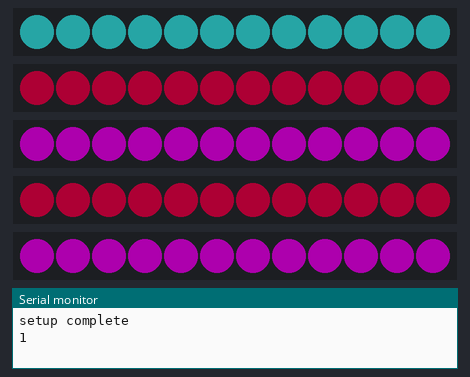
Recording of a sketch running on a simulated Arduino Uno, built with avr-gcc and run on an emulated ATmega328P. Shown: 5 × 12 RGB LEDs in strip order, left to right, the last lines printed to the serial monitor. Dim RGB values are drawn brighter than linear.

Above: at 0.1 s.
At 0.7 s:
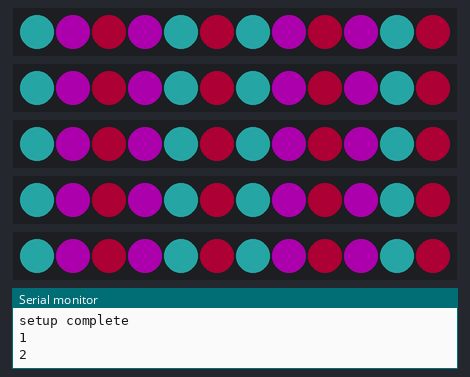
At 1.3 s:
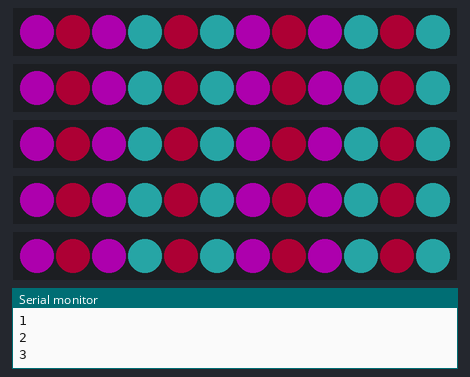
At 1.9 s:
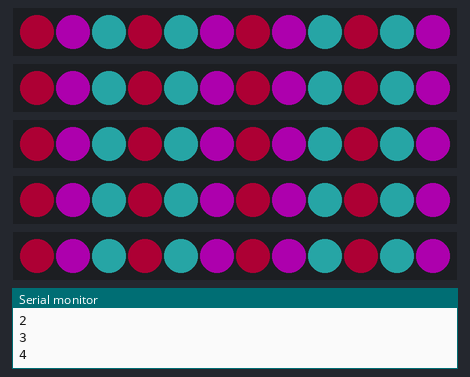
At 2.5 s:
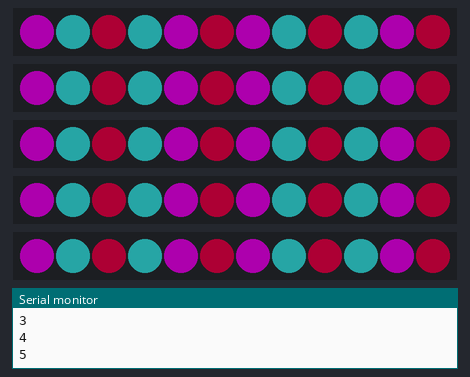
At 3.7 s:
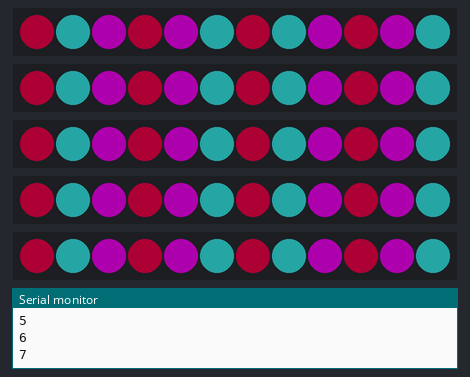

Measured:
- by itself, everything shown: repeats every 3.6 s, in 6 steps
- what the display in image 1 shows lasts 0.6 s, from 0.6 s to 1.2 s

The sketch:

look_six.ino
```cpp
#include <Wire.h>
#include <SPI.h>
#include <Adafruit_NeoPixel.h>

#define NECK_PIN     2 //bottom
#define MID_PIN      3
#define BOTTOM_PIN   4
#define FRONT_PIN    5
#define BACK_PIN     6

#define NECK_COUNT   12
#define MID_COUNT    12
#define BOTTOM_COUNT 12
#define FRONT_COUNT  12
#define BACK_COUNT   12

// LED strip
Adafruit_NeoPixel neck(NECK_COUNT, NECK_PIN, NEO_GRB + NEO_KHZ800);
Adafruit_NeoPixel mid(MID_COUNT, MID_PIN, NEO_GRB + NEO_KHZ800);
Adafruit_NeoPixel bottom(BOTTOM_COUNT, BOTTOM_PIN, NEO_GRB + NEO_KHZ800);
Adafruit_NeoPixel front(FRONT_COUNT, FRONT_PIN, NEO_GRB + NEO_KHZ800);
Adafruit_NeoPixel back(BACK_COUNT, BACK_PIN, NEO_GRB + NEO_KHZ800);

uint32_t red;
uint32_t purple;
uint32_t blue;

int iterator = 0;

void setup() {
  Serial.begin(9600);
  neck.begin();
  mid.begin();
  bottom.begin();
  front.begin();
  back.begin();

  neck.show();
  mid.show();
  bottom.show();
  front.show();
  back.show();

  neck.setBrightness(50); // Sets the brightness to ~1/5 of max
  mid.setBrightness(50);
  bottom.setBrightness(50);
  front.setBrightness(50);
  back.setBrightness(50);

  blue = neck.Color(50, 200, 200);
  purple = neck.Color(255, 0, 255);
  red = neck.Color(255, 0, 80);

  for(int i = 0; i < neck.numPixels(); i++) {
    neck.setPixelColor(i, neck.Color(50, 200, 200));
  }

  for(int i = 0; i < mid.numPixels(); i++) {
    mid.setPixelColor(i, neck.Color(255, 0, 80));
  }

  for(int i = 0; i < bottom.numPixels(); i++) {
    bottom.setPixelColor(i, neck.Color(255, 0, 255));
  }

  for(int i = 0; i < front.numPixels(); i++) {
    front.setPixelColor(i, front.Color(255, 0, 80));
  }

   for(int i = 0; i < back.numPixels(); i++) {
    back.setPixelColor(i, neck.Color(255, 0, 255));
  }

  neck.show();
  mid.show();
  bottom.show();
  front.show();
  back.show();

  Serial.println("setup complete");
}

void loop() {
  iterator++;
  Serial.println(iterator);
  delay(600);
  for(int i = 0; i < neck.numPixels(); i++) {
    if ((iterator + i) % 3 == 0) {
      neck.setPixelColor(i, red);
      mid.setPixelColor(i, red);
      bottom.setPixelColor(i, red);
      front.setPixelColor(i, red);
      back.setPixelColor(i, red);
    } else if ((iterator + i) % 2 == 0) {
      neck.setPixelColor(i, purple);
      mid.setPixelColor(i, purple);
      bottom.setPixelColor(i, purple);
      front.setPixelColor(i, purple);
      back.setPixelColor(i, purple);
    } else {
      neck.setPixelColor(i, blue);
      mid.setPixelColor(i, blue);
      bottom.setPixelColor(i, blue);
      front.setPixelColor(i, blue);
      back.setPixelColor(i, blue);
    }
  }
//  for(int i = 0; i < mid.numPixels(); i++) {
//    if ((iterator + i) % 3 == 0) {
//      mid.setPixelColor(i, red);
//    } else if ((iterator + i) % 2 == 0) {
//      mid.setPixelColor(i, purple);
//    } else {
//      mid.setPixelColor(i, blue);
//    }
//  }
//  for(int i = 0; i < bottom.numPixels(); i++) {
//    if ((iterator + i) % 3 == 0) {
//      bottom.setPixelColor(i, red);
//    } else if ((iterator + i) % 2 == 0) {
//      bottom.setPixelColor(i, purple);
//    } else {
//      bottom.setPixelColor(i, blue);
//    }
//  }

  neck.show();
  mid.show();
  bottom.show();
  front.show();
  back.show();
}
```
